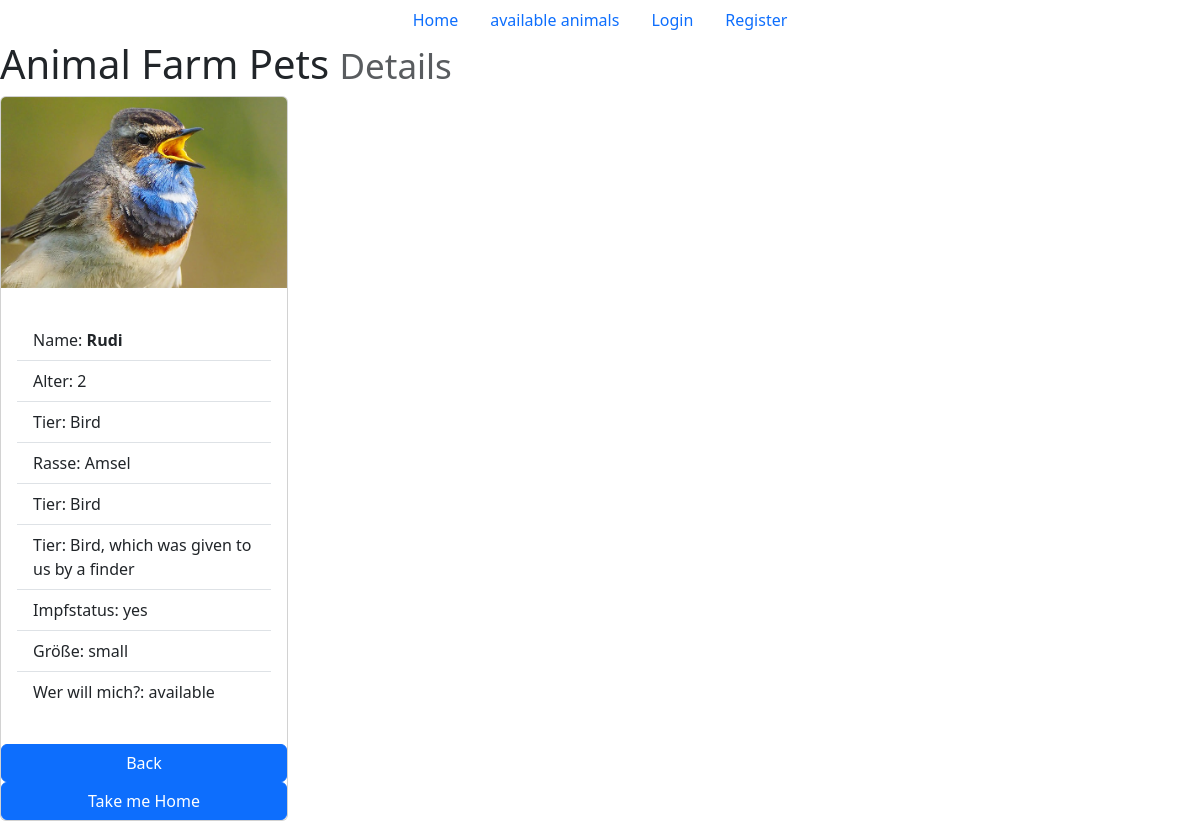
/takemehome.php?takeme=12, run on the app's committed database.
### tables this page shows
CREATE TABLE `pets` (
  `pet_id` int(11) NOT NULL,
  `name` varchar(200) NOT NULL,
  `picture` varchar(255) NOT NULL,
  `age` int(11) NOT NULL,
  `description` varchar(500) NOT NULL,
  `fk_animal_type_id` int(11) NOT NULL,
  `fk_breed_id` int(11) NOT NULL,
  `fk_vaccination_id` int(11) NOT NULL,
  `fk_size_id` int(11) NOT NULL,
  `fk_status_id` int(11) NOT NULL
);

CREATE TABLE `animal_type` (
  `type_id` int(11) NOT NULL,
  `animal_type` varchar(100) DEFAULT NULL
);

CREATE TABLE `breed` (
  `breed_id` int(11) NOT NULL,
  `breed_name` varchar(100) DEFAULT NULL
);

CREATE TABLE `vaccination` (
  `vacc_id` int(11) NOT NULL,
  `vacc_text` varchar(20) DEFAULT NULL
);

CREATE TABLE `animal_size` (
  `size_id` int(11) NOT NULL,
  `size` varchar(20) DEFAULT NULL
);

CREATE TABLE `animal_status` (
  `animalstatus_id` int(11) NOT NULL,
  `animal_status` varchar(20) DEFAULT NULL
);

### takemehome.php (the view, shortened to what this page needs)
<?php
    require_once "components/db_connect.php";
    $id = $_GET["takeme"];
    $sql = "select pets.pet_id, pets.picture, pets.name, pets.age, animal_type.animal_type, pets.description, vaccination.vacc_text, animal_size.size, animal_status.animal_status, breed.breed_name from pets
    inner join animal_type on pets.fk_animal_type_id = animal_type.type_id
    inner join vaccination on pets.fk_vaccination_id = vaccination.vacc_id
    inner join animal_size on pets.fk_size_id = animal_size.size_id
    inner join animal_status on pets.fk_status_id = animal_status.animalstatus_id
    inner join breed on pets.fk_breed_id = breed.breed_id where pets.pet_id = $id";
    $result = mysqli_query($connect,$sql);
    $row = mysqli_fetch_assoc($result);
?>
<!DOCTYPE html>
<html lang="en">
<head>
  <link rel="stylesheet" href="css/bootstrap.css">
</head>
<body>
  <ul class="nav justify-content-center">
    <li class="nav-item">
        <a class="nav-link active" aria-current="page" href="index.php">Home</a>
    </li>
    <li class="nav-item">
        <a class="nav-link active" aria-current="page" href="home.php">available animals</a>
    </li>
    <li class="nav-item">
        <a class="nav-link" href="login.php">Login</a>
    </li>
    <li class="nav-item">
        <a class="nav-link" href="register.php">Register</a>
    </li>
</ul>
<h1>Animal Farm Pets <small class="text-muted">Details</small></h1>
<div class="card" style="width: 18rem;">
  <img src="pictures/animals/<?= $row["picture"] ?>" class="card-img-top" alt="...">
  <div class="card-body">
    <p class="card-text">
        <ul class="list-group list-group-flush">
            <li class="list-group-item">Name: <b><?= $row["name"] ?></b></li>
            <li class="list-group-item">Alter: <?= $row["age"] ?></li>
            <li class="list-group-item">Tier: <?= $row["animal_type"] ?></li>
            <li class="list-group-item">Rasse: <?= $row["breed_name"] ?></li>
            <li class="list-group-item">Tier: <?= $row["animal_type"] ?></li>
            <li class="list-group-item">Tier: <?= $row["description"] ?></li>
            <li class="list-group-item">Impfstatus: <?= $row["vacc_text"] ?></li>
            <li class="list-group-item">Größe: <?= $row["size"] ?></li>
            <li class="list-group-item">Wer will mich?: <?= $row["animal_status"] ?></li>
        </ul>
    </p>
  </div>
  <a href="seeanimals.php" class="btn btn-primary" role="button" data-bs-toggle="button">Back</a>
  <a href='details_animal.php?takeme=<?=$row["pet_id"]?>' class='btn btn-primary'>Take me Home</a>
</div>
</body>
</html>

### data on the page
pets: picture (picture), name "Rudi", age "2", fk_animal_type.animal_type "Bird", fk_breed.breed_name "Amsel", description "Bird, which was given to us by a finder", fk_vaccination.vacc_text "yes", fk_size.size "small", fk_status.animal_status "available"
